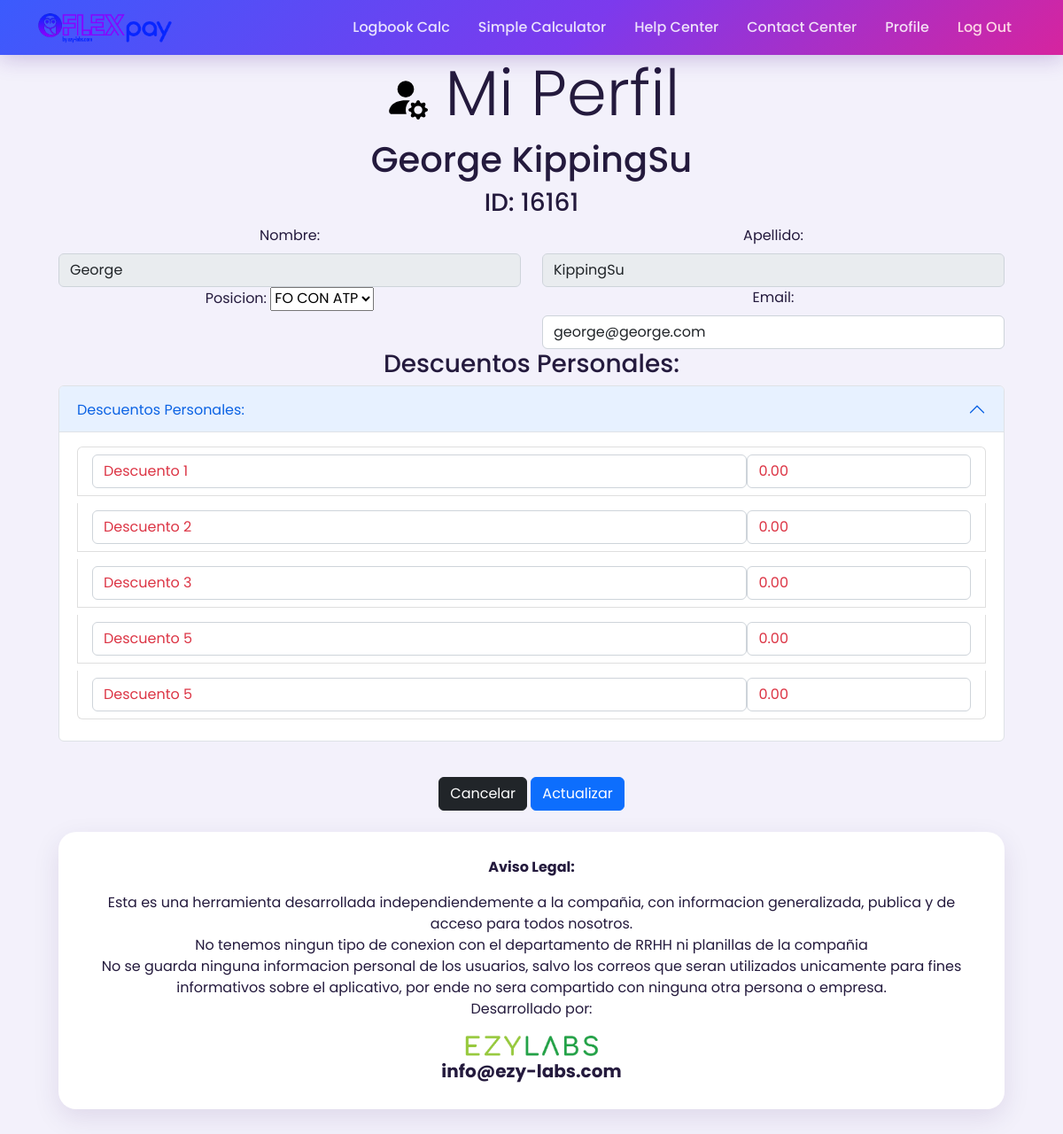
Page /flexpay/profile/8/ (signed in) on the committed database.
### main/models.py (models this page shows, shortened)
class User(AbstractUser):
    cmp_id = models.CharField(unique=True, max_length=20, null=True)
    email = models.EmailField(null=True)
    position = models.ForeignKey(PilotRank,on_delete=models.CASCADE,max_length=20,null=True)
    custom_disc_1 = models.DecimalField(max_digits=7, decimal_places=2, default=0)
    custom_disc_1_name =models.CharField(max_length=250,default='Descuento 1')
    custom_disc_2 = models.DecimalField(max_digits=7, decimal_places=2, default=0)
    custom_disc_2_name =models.CharField(max_length=250,default='Descuento 2')
    custom_disc_3 = models.DecimalField(max_digits=7, decimal_places=2, default=0)
    custom_disc_3_name =models.CharField(max_length=250,default='Descuento 3')
    custom_disc_4 = models.DecimalField(max_digits=7, decimal_places=2, default=0)
    custom_disc_4_name =models.CharField(max_length=250,default='Descuento 5')
    custom_disc_5 = models.DecimalField(max_digits=7, decimal_places=2, default=0)
    custom_disc_5_name =models.CharField(max_length=250,default='Descuento 5')
    USERNAME_FIELD  =   'cmp_id'
    REQUIRED_FIELDS =   ['username']

### main/views.py (the view, shortened to what this page needs)
# urls.py: path('flexpay/profile/<str:pk>/', views.userprofile, name='profile'),
@login_required(login_url='login')
def userprofile(request,pk):
    user = request.user
    form = UpdateUserForm(instance=user)
    return render(request,'main/user_profile.html', {'form': form})

### main/models.py (called while the page is built)
    def __str__(self):
        return self.pilot_position

### main/templates/main/user_profile.html (shortened to what this page needs)
{% extends 'main.html' %}
{% block content %}
{% load static %}
<div class="container text-center">
    <form class="container gx-5 gy-5" action="" method="POST">
        <h2 class="display-2"><img src="{% static '/icons/user-profile.svg' %}" alt="Log-in" width="50" height="50"> Mi Perfil</h2>
        <div class=""><h1>{{user.first_name}} {{user.last_name}}</h1></div>
        <div class=""><h3>ID: {{user.cmp_id}}</h3></div>
        <div class="row">
            <div class="col-sm">
            <label class="form-label">Nombre:</label>
            {{ form.first_name }}
        </div>
        <div class="col-sm">
            <label class="form-label">Apellido:</label>
            {{ form.last_name }}
        </div>
    </div>
        <div class="row">
            <div class="col-sm">
                <label class="form-label">Posicion:</label>
                {{ form.position }}
            </div>
            <div class="col-sm">
                <label class="form-label">Email:</label>
                {{ form.email }}
            </div>
        </div>
        <div class="row text-center"><h3>Descuentos Personales:</h3></div>
        <div class="row">
            <div class="col-sm">
                <div class="accordion">
                    <div class="accordion-item">
                        <h2 class="accordion-header">
                            <button class="accordion-button" type="button" data-bs-toggle="collapse" data-bs-target="#collapseOne" aria-expanded="true" aria-controls="collapseOne">
                                Descuentos Personales:
                            </button>
                          </h2>
                          <div id="collapseOne" class="accordion-collapse collapse show" data-bs-parent="#accordionExample">
                            <div class="accordion-body">
                                <ul class="list-group">
                                    <li class="form-label text-danger list-group-item d-flex justify-content-between align-items-center">
                                    {{ form.custom_disc_1_name }}
                                    <span>{{ form.custom_disc_1 }}</span>
                                    </li>
                                    <li class="form-label text-danger list-group-item d-flex justify-content-between align-items-center">
                                    {{ form.custom_disc_2_name }}
                                    <span>{{ form.custom_disc_2 }}</span>
                                    </li>
                                    <li class="form-label text-danger list-group-item d-flex justify-content-between align-items-center">
                                    {{ form.custom_disc_3_name }}
                                    <span>{{ form.custom_disc_3 }}</span>
                                    </li>
                                    <li class="form-label text-danger list-group-item d-flex justify-content-between align-items-center">
                                    {{ form.custom_disc_4_name }}
                                    <span>{{ form.custom_disc_4 }}</span>
                                    </li>
                                    <li class="form-label text-danger list-group-item d-flex justify-content-between align-items-center">
                                    {{ form.custom_disc_5_name }}
                                    <span>{{ form.custom_disc_5 }}</span>
                                    </li>
                                </ul>
                            </div>
                          </div>
                    </div>
                </div>
            </div>
        </div>
    <div class="text-center my-3">
        <a href="/" class="btn btn-dark">Cancelar</a>
        <button class="btn btn-primary" type="submit">Actualizar</button>
    </div>
    </form>
</div>
{% endblock content %}

### static/styles/theme.css (style rules this page uses)
:root { --color-blue: #3b5bfd; --color-blue-dark: #2743c4; --color-purple: #7c3aed; --color-purple-dark: #5b21b6; --color-magenta: #d6249f; --color-magenta-dark: #a3157a; --gradient-brand: linear-gradient(135deg, var(--color-blue) 0%, var(--color-purple) 55%, var(--color-magenta) 100%); --gradient-brand-soft: linear-gradient(135deg, rgba(59, 91, 253, 0.10) 0%, rgba(124, 58, 237, 0.10) 55%, rgba(214, 36, 159, 0.10) 100%); --gradient-brand-diagonal: linear-gradient(160deg, #201347 0%, #4c1d95 35%, #7c3aed 65%, #d6249f 100%); --color-income: #17a673; --color-income-soft: rgba(23, 166, 115, 0.12); --color-deduction: #e5397a; --color-deduction-soft: rgba(229, 57, 122, 0.10); --surface: #ffffff; --surface-muted: #f6f4fd; --ink: #241a3d; --ink-soft: #6b6382; --border-soft: rgba(76, 29, 149, 0.12); --radius-lg: 20px; --radius-md: 14px; --radius-sm: 10px; --shadow-card: 0 10px 30px rgba(45, 12, 90, 0.10); --shadow-card-hover: 0 16px 40px rgba(45, 12, 90, 0.16); }
body { font-family: 'Poppins', 'Segoe UI', Roboto, Arial, sans-serif; color: var(--ink); background-color: #f3f1fb; background-attachment: fixed; background-size: cover; }

### rows in the picture
User: first_name "George", last_name "KippingSu", cmp_id "16161", position "FO CON ATP", email "george@george.com", custom_disc_1_name "Descuento 1", custom_disc_1 "0.00", custom_disc_2_name "Descuento 2", custom_disc_2 "0.00", custom_disc_3_name "Descuento 3", custom_disc_3 "0.00", custom_disc_4_name "Descuento 5", custom_disc_4 "0.00", custom_disc_5_name "Descuento 5", custom_disc_5 "0.00"
